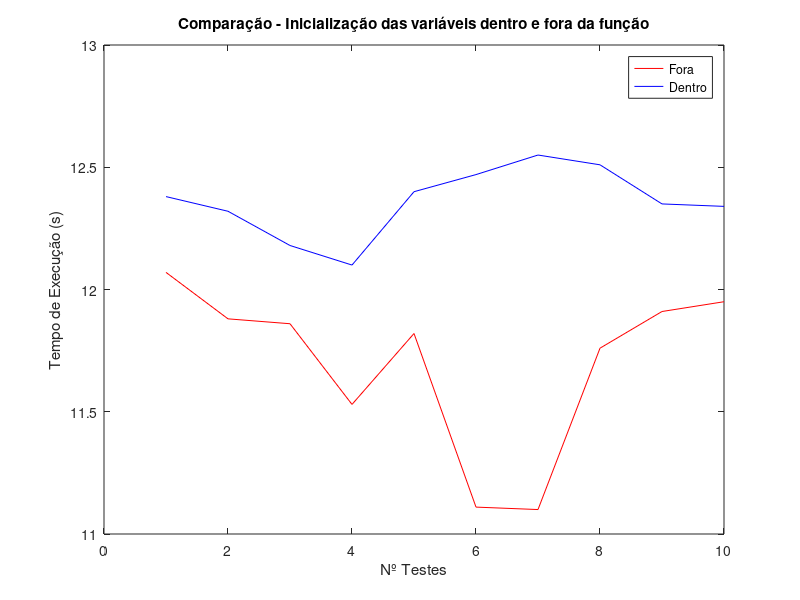

This figure's MATLAB source:
clear all; close all;

% Inicialemente escolhemos um valores de T e de P arbitrário
% e dpeois todos os testes foram feitos para esses valores anteriormente escolhidos

temposFora = [1.207e01 1.188e01 1.186e01 1.153e01 1.182e01 1.111e01 1.110e01 1.176e01 1.191e01 1.195e01];
temposDentro = [1.238e01 1.232e01 1.218e01 1.210e01 1.240e01 1.247e01 1.255e01 1.251e01 1.235e01 1.234e01];

x = length(temposFora)

figure(1)
plot(1:x, temposFora, '-r');
hold on;
plot( 1:x, temposDentro, '-b');
hold off;
title 'Comparação - Inicialização das variáveis dentro e fora da função'
xlabel 'Nº Testes'
ylabel 'Tempo de Execução (s)'
legend('Fora', 'Dentro')
